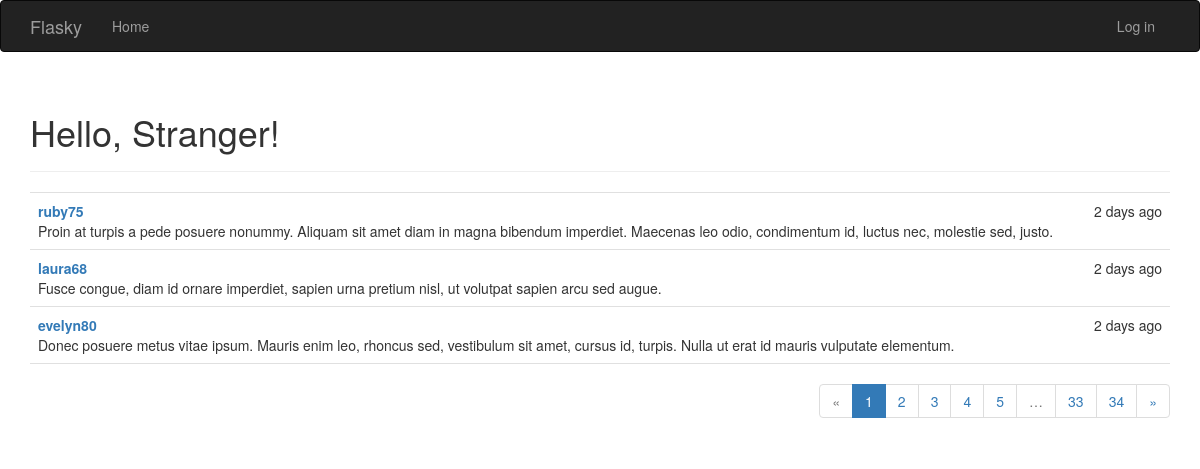
The page / on the database its author committed.
### app/models.py (models this page shows, shortened)
class Post(db.Model):
    __tablename__ = 'posts'
    id = db.Column(db.Integer, primary_key=True)
    body = db.Column(db.Text)
    timestamp = db.Column(db.DateTime, index=True, default=datetime.utcnow)
    author_id = db.Column(db.Integer, db.ForeignKey('users.id'))
    comments = db.relationship('Comment', backref='post', lazy='dynamic')

class User(UserMixin, db.Model):
    __tablename__ = 'users'
    id = db.Column(db.Integer, primary_key=True)
    username = db.Column(db.String(64), unique=True, index=True)
    email = db.Column(db.String(64), unique=True, index=True)
    role_id = db.Column(db.Integer, db.ForeignKey('roles.id'))
    password_hash = db.Column(db.String(128))
    posts = db.relationship('Post', backref='author', lazy='dynamic')
    comments = db.relationship('Comment', backref='author', lazy='dynamic')
    name = db.Column(db.String(64))
    location = db.Column(db.String(64))
    about_me = db.Column(db.Text())
    member_since = db.Column(db.DateTime(), default=datetime.utcnow)
    last_seen = db.Column(db.DateTime(), default=datetime.utcnow)
    followed = db.relationship('Follow',                   #当前用户关注的人
                               foreign_keys=[Follow.follower_id],
                               backref=db.backref('follower', lazy='joined'),
                               lazy='dynamic',
                               cascade='all, delete-orphan')
    followers=db.relationship('Follow',                   #关注当前用户的人
                              foreign_keys=[Follow.followed_id],
                              backref=db.backref('followed', lazy='joined'),
                              lazy='dynamic',
                              cascade='all, delete-orphan')
    @property
    def password(self):
        raise AttributeError('password is not a readable attribute')

### app/main/views.py (the view)
@main.route('/',methods=['GET', 'POST'])
def index():
    form = PostForm()
    if current_user.can(Permission.WRITE_ARTICLES) and \
            form.validate_on_submit():
        post = Post(body=form.body.data,
                    author=current_user._get_current_object())
        db.session.add(post)
        return redirect(url_for('.index'))
    page = request.args.get('page', 1, type=int)
    pagination = Post.query.order_by(Post.timestamp.desc()).paginate(
        page, per_page=3,
        error_out=False)
    posts = pagination.items
    return render_template('index.html', form=form, posts=posts,
                           pagination=pagination)

### app/auth/views.py (called while the page is built)
@auth.before_app_request
def before_request():
    if current_user.is_authenticated:
        current_user.ping()

### app/main/__init__.py (called while the page is built)
@main.app_context_processor
def inject_permissions():
    return dict(Permission=Permission)

### app/models.py (called while the page is built)
    def can(self, permissions):
        return False

### app/templates/index.html (shortened to what this page needs)
{% extends "base.html" %}
{% import "bootstrap/wtf.html" as wtf %}
{% import "_macros.html" as macros %}
{% block page_content %}
<div class="page-header">
    <h1>Hello, {% if current_user.is_authenticated %}{{ current_user.username }}{% else %}Stranger{% endif %}!</h1>
</div>
<ul class="posts">
    {% for post in posts %}
    <li class="post">
        <div class="post-date">{{ moment(post.timestamp).fromNow() }}</div>
        <div class="post-author">
            <a href="{{ url_for('main.user', username=post.author.username) }}">
                {{ post.author.username }}
            </a>
        </div>
        <div class="post-body">{{ post.body }}</div>
    </li>
    {% endfor %}
</ul>
{% if pagination %}
<div class="pagination">
    {{ macros.pagination_widget(pagination, '.index') }}
</div>
{% endif %}
{% endblock %}

### app/static/styles.css (style rules this page uses)
ul.posts { list-style-type:none; padding: 0px; margin:16px 0px 0px 0px; border-top: 1px solid #e0e0e0; }
ul.posts li.post { padding: 8px; border-bottom: 1px solid #e0e0e0; }
div.post-date { float: right; }
div.post-author { font-weight: bold; }
div.pagination { width: 100%; text-align: right; padding: 0px; margin: 0px; }

### rows shown on the page
Post: timestamp "2 days ago", author.username "ruby75", body "Proin at turpis a pede posuere nonummy. Aliquam sit amet diam in magna bibendum imperdiet. Maecenas leo odio, condimentum id, luctus nec, molestie sed, justo."
Post: timestamp "2 days ago", author.username "laura68", body "Fusce congue, diam id ornare imperdiet, sapien urna pretium nisl, ut volutpat sapien arcu sed augue."
Post: timestamp "2 days ago", author.username "evelyn80", body "Donec posuere metus vitae ipsum. Mauris enim leo, rhoncus sed, vestibulum sit amet, cursus id, turpis. Nulla ut erat id mauris vulputate elementum."

### other values the page prints
{{ p }} "1"
{{ p }} "2" "3" "4" "5" "33" "34"
